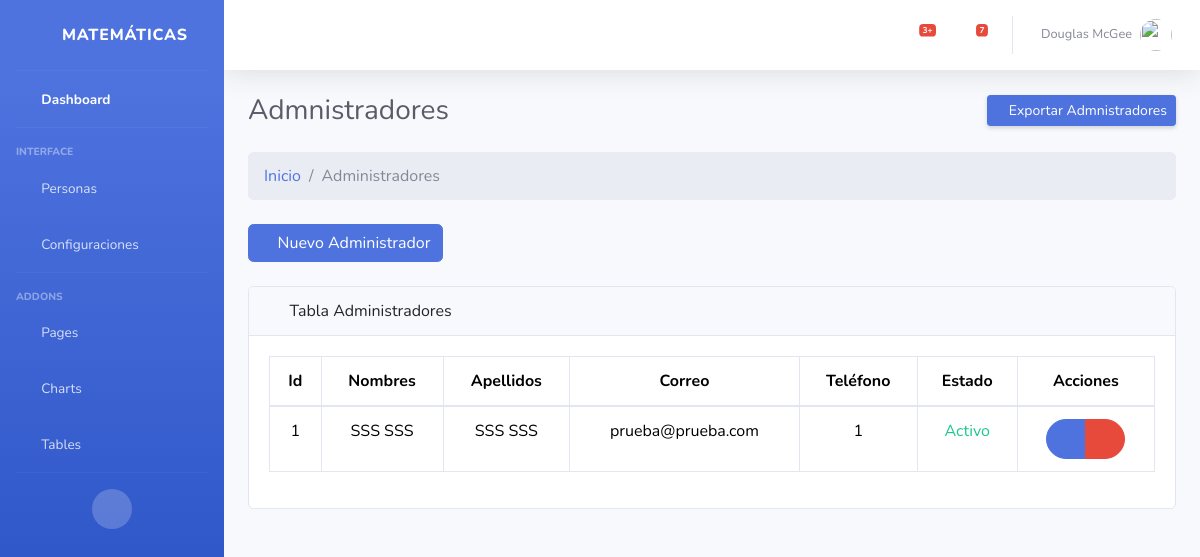
The app's page /administrador/, older data.
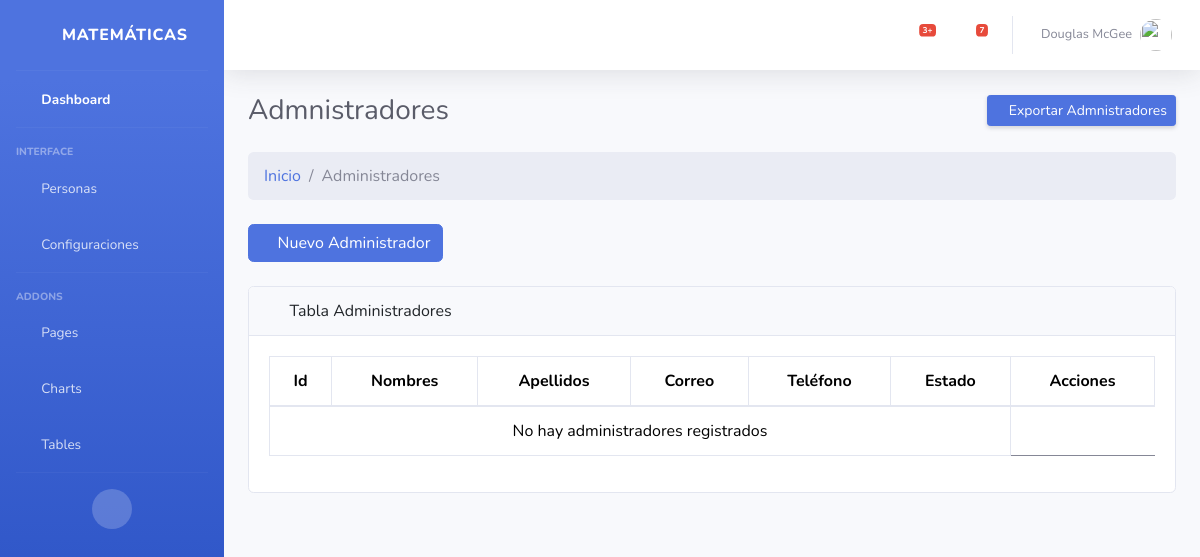
The same page, newer data.
### Aplicaciones/core/models.py (models this page shows, shortened)
class Administradores(models.Model):
    adm_id = models.AutoField(primary_key=True)
    fk_id_persona = models.ForeignKey(Personas,verbose_name='Persona',on_delete=models.CASCADE)
    adm_fotografia = models.ImageField(default='Sin Foto',null=True,blank=True,verbose_name="Fotografía:")
    adm_estado = models.BooleanField(default=True,verbose_name='Estado:')

class Personas(models.Model):
    per_id = models.AutoField(primary_key=True)
    fk_id_usuario = models.ForeignKey(User,verbose_name='Usuario',on_delete=models.CASCADE)
    per_segundo_nombre = models.CharField(max_length=50,default="Null",null=False,verbose_name="Segundo nombre:")
    per_segundo_apellido = models.CharField(max_length=50,default="Null",null=False,verbose_name="Segundo apellido:")
    per_fecha_nacimiento = models.DateField(default="Null",verbose_name="Fecha de nacimiento:")
    per_cedula = models.CharField(max_length=15,default="Null",null=False,verbose_name="Cédula:")
    per_telefono = models.CharField(max_length=15,default="Null",null=True,verbose_name="Teléfono:")
    per_fecha_actualizacion = models.DateTimeField(auto_now=True,verbose_name='Actualizado el:')

### Aplicaciones/core/views/crud_administrador_views.py (the view)
# urls.py: path('administrador/', crud_administrador_views.index, name='administrador_index'),
def index(request):
    administradores = Administradores.objects.all()  # Obtener todos los administradores
    return render(request, 'administrador/index.html', {'administradores': administradores})

### Aplicaciones/core/templates/administrador/index.html (shortened to what this page needs)
{% extends 'plantillas/MasterAdmin.html' %}
{% load static %}
{% block css %}
<link href="{% static 'vendor/fontawesome-free/css/all.min.css' %}" rel="stylesheet" type="text/css">
{% endblock %}
{% block content %}
<div class="container-fluid ">
  <div class="d-sm-flex align-items-center justify-content-between mb-4">
    <h1 class="h3 mb-0 text-gray-800">Admnistradores</h1>
    <a href="#" class="d-none d-sm-inline-block btn btn-sm btn-primary shadow-sm"><i
        class="fas fa-upload fa-sm text-white-50"></i> Exportar Admnistradores </a>
  </div>
  <ol class="breadcrumb mb-4">
    <li class="breadcrumb-item"><a href="{% url 'inicio' %}">Inicio</a></li>
    <li class="breadcrumb-item active">Administradores</li>
  </ol>
  <div class="mb-4">
    <a href="{% url 'administrador_create' %}" class="btn btn-primary"><i class="fas fa-plus"></i> Nuevo
      Administrador</a>
  </div>
  <div class="card mb-4">
    <div class="card-header">
      <i class="fas fa-table me-1"></i>
      Tabla Administradores
    </div>
    <div class="card-body">
      <div class="table-responsive">
        <table class="table table-bordered text-center" id="tbl-admin" width="100%" cellspacing="0">
          <thead>
            <tr>
              <th>Id</th>
              <th>Nombres</th>
              <th>Apellidos</th>
              <th>Correo</th>
              <th>Teléfono</th>
              <th>Estado</th>
              <th>Acciones</th>
            </tr>
          </thead>
          <tbody>
            {% for admin in administradores %}
              <tr>
                <td>{{admin.adm_id}}</td>
                <td>{{admin.fk_id_persona.fk_id_usuario.first_name}} {{admin.fk_id_persona.per_segundo_nombre}}</td>
                <td>{{admin.fk_id_persona.fk_id_usuario.last_name}} {{admin.fk_id_persona.per_segundo_apellido}}</td>
                <td>{{admin.fk_id_persona.fk_id_usuario.email}}</td>
                <td>{{admin.fk_id_persona.per_telefono}}</td>
                {% if admin.adm_estado %}
                  <td class="text-success">Activo</td>
                {% else %}
                  <td class="text-danger">Inactivo</td>
                {% endif %}
                <td>
                  <div class="btn-group" role="group" aria-label="Basic mixed styles example">
                    <a href="{%url 'administrador_edit' admin.adm_id%}" type="button" class=" btn btn-primary btn-circle "><span><i
                          class="fas fa-pen"></i></span></a>
                    <button type="button" class="btn btn-danger btn-circle" data-bs-toggle="modal"
                      data-bs-target="#confirmarModal"><i class="fas fa-trash"></i></button>
                  </div>
                </td>
              </tr>
            {% empty %}
              <tr>
                <td colspan="6">No hay administradores registrados</td>
              </tr>
            {% endfor %}
          </tbody>
        </table>
      </div>
    </div>
  </div>
</div>
{% endblock %}

Row changes from the older to the newer data that the page shows:
removed Administradores: adm_id "1", fk_id_persona.fk_id_usuario.first_name "SSS", fk_id_persona.per_segundo_nombre "SSS", fk_id_persona.fk_id_usuario.last_name "SSS", fk_id_persona.per_segundo_apellido "SSS", fk_id_persona.fk_id_usuario.email "prueba@prueba.com", fk_id_persona.per_telefono "1", adm_estado "Activo"
Text that changed along with them:
text now shown: "No hay administradores registrados"
